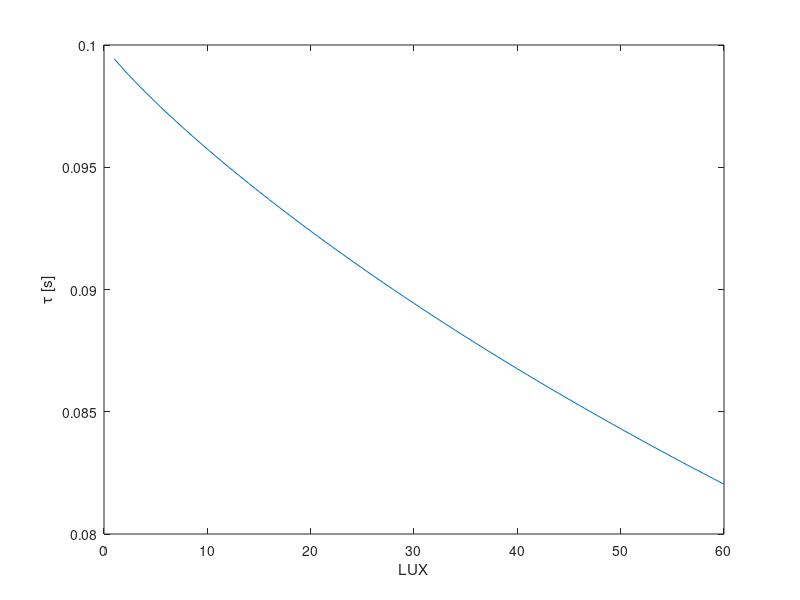

Write MATLAB code to recreate this figure. (Note: this script raises an error after producing the figure.)
clear
close all


%% Tau teórico
C = 10 * 10^-6;
R1 = 10 *10^3;
x = 1:60;
m = -0.89;
b =  log10(225000)-m;
R2 = 10.^(m*log10(x) + b);
Req = (R2*R1)./(R2+R1);
Tau = Req * C;
plot(Tau)
ylabel('{\tau} [s]')
xlabel('LUX')

%% Simular resposta
lumen = 100;
vf = calc_vf(lumen);
vi = 0;
t = 0:0.001:1;
tau_ = calc_tau(lumen);
v = vf - (vf - vi)*exp(-t/(tau_));
plot(t,v)


%% PLot
close all
m = -0.89;
x = 1:300;
resistance = 10.^(m*log10(x) + b);
volt = (3.3 * 10000.0) ./ (resistance + 10000.0);
plot(x, volt)


function vf= calc_vf(x)
    m = -0.88;
    b =  log10(225000)-m;
    R1 = 10 *10^3;
    R2_value = 10^(m*log10(x) + b);
    vf = 3.3 * (R1)/(R1+ R2_value);
end

function Tau= calc_tau(x)
    m = -0.88;
    b =  log10(225000)-m;
    C = 10 * 10^-6;
    R1 = 10 *10^3;
    R2_value = 10^(m*log10(x) + b);
    Req = (R2_value*R1)/(R2_value+R1);
    Tau = Req * C;
end

